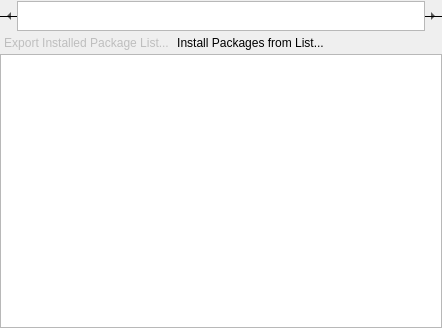
<?xml version="1.0" encoding="UTF-8"?>
<ui version="4.0">
 <class>BrowseView</class>
 <widget class="QWidget" name="BrowseView">
  <property name="geometry">
   <rect>
    <x>0</x>
    <y>0</y>
    <width>442</width>
    <height>328</height>
   </rect>
  </property>
  <layout class="QGridLayout" name="gridLayout">
   <property name="verticalSpacing">
    <number>0</number>
   </property>
   <property name="margin">
    <number>0</number>
   </property>
   <item row="0" column="0">
    <widget class="QFrame" name="categoryF">
     <property name="frameShape">
      <enum>QFrame::HLine</enum>
     </property>
     <property name="frameShadow">
      <enum>QFrame::Plain</enum>
     </property>
     <layout class="QHBoxLayout" name="horizontalLayout_2">
      <property name="spacing">
       <number>0</number>
      </property>
      <property name="margin">
       <number>0</number>
      </property>
      <item>
       <widget class="QToolButton" name="categoryMvLeft">
        <property name="enabled">
         <bool>true</bool>
        </property>
        <property name="sizePolicy">
         <sizepolicy hsizetype="Fixed" vsizetype="Preferred">
          <horstretch>0</horstretch>
          <verstretch>0</verstretch>
         </sizepolicy>
        </property>
        <property name="maximumSize">
         <size>
          <width>16</width>
          <height>16777215</height>
         </size>
        </property>
        <property name="autoRaise">
         <bool>true</bool>
        </property>
        <property name="arrowType">
         <enum>Qt::LeftArrow</enum>
        </property>
       </widget>
      </item>
      <item>
       <widget class="QListView" name="categoryView">
        <property name="sizePolicy">
         <sizepolicy hsizetype="Expanding" vsizetype="Maximum">
          <horstretch>0</horstretch>
          <verstretch>0</verstretch>
         </sizepolicy>
        </property>
        <property name="minimumSize">
         <size>
          <width>0</width>
          <height>30</height>
         </size>
        </property>
        <property name="verticalScrollBarPolicy">
         <enum>Qt::ScrollBarAlwaysOff</enum>
        </property>
        <property name="horizontalScrollBarPolicy">
         <enum>Qt::ScrollBarAlwaysOff</enum>
        </property>
        <property name="editTriggers">
         <set>QAbstractItemView::NoEditTriggers</set>
        </property>
        <property name="alternatingRowColors">
         <bool>true</bool>
        </property>
        <property name="textElideMode">
         <enum>Qt::ElideNone</enum>
        </property>
        <property name="flow">
         <enum>QListView::LeftToRight</enum>
        </property>
        <property name="spacing">
         <number>2</number>
        </property>
       </widget>
      </item>
      <item>
       <widget class="QToolButton" name="categoryMvRight">
        <property name="enabled">
         <bool>true</bool>
        </property>
        <property name="sizePolicy">
         <sizepolicy hsizetype="Fixed" vsizetype="Preferred">
          <horstretch>0</horstretch>
          <verstretch>0</verstretch>
         </sizepolicy>
        </property>
        <property name="maximumSize">
         <size>
          <width>16</width>
          <height>16777215</height>
         </size>
        </property>
        <property name="autoRaise">
         <bool>true</bool>
        </property>
        <property name="arrowType">
         <enum>Qt::RightArrow</enum>
        </property>
       </widget>
      </item>
     </layout>
    </widget>
   </item>
   <item row="1" column="0">
    <widget class="QFrame" name="installedF">
     <layout class="QHBoxLayout" name="horizontalLayout">
      <property name="spacing">
       <number>0</number>
      </property>
      <property name="margin">
       <number>0</number>
      </property>
      <item>
       <widget class="QPushButton" name="exportInstalledPB">
        <property name="enabled">
         <bool>false</bool>
        </property>
        <property name="text">
         <string>Export Installed Package List...</string>
        </property>
        <property name="flat">
         <bool>true</bool>
        </property>
       </widget>
      </item>
      <item>
       <widget class="QPushButton" name="importInstalledPB">
        <property name="text">
         <string>Install Packages from List...</string>
        </property>
        <property name="flat">
         <bool>true</bool>
        </property>
       </widget>
      </item>
      <item>
       <spacer name="horizontalSpacer">
        <property name="orientation">
         <enum>Qt::Horizontal</enum>
        </property>
        <property name="sizeHint" stdset="0">
         <size>
          <width>20</width>
          <height>20</height>
         </size>
        </property>
       </spacer>
      </item>
     </layout>
    </widget>
   </item>
   <item row="2" column="0">
    <widget class="QTreeView" name="packageView">
     <property name="contextMenuPolicy">
      <enum>Qt::CustomContextMenu</enum>
     </property>
     <property name="editTriggers">
      <set>QAbstractItemView::NoEditTriggers</set>
     </property>
     <property name="alternatingRowColors">
      <bool>true</bool>
     </property>
     <property name="iconSize">
      <size>
       <width>40</width>
       <height>24</height>
      </size>
     </property>
     <property name="verticalScrollMode">
      <enum>QAbstractItemView::ScrollPerPixel</enum>
     </property>
     <property name="rootIsDecorated">
      <bool>false</bool>
     </property>
     <property name="itemsExpandable">
      <bool>false</bool>
     </property>
     <property name="expandsOnDoubleClick">
      <bool>false</bool>
     </property>
    </widget>
   </item>
   <item row="3" column="0">
    <widget class="PackageDetails" name="packageDetails" native="true">
     <property name="maximumSize">
      <size>
       <width>16777215</width>
       <height>0</height>
      </size>
     </property>
    </widget>
   </item>
  </layout>
 </widget>
 <customwidgets>
  <customwidget>
   <class>PackageDetails</class>
   <extends>QWidget</extends>
   <header>PackageDetails.h</header>
   <container>1</container>
  </customwidget>
 </customwidgets>
 <resources/>
 <connections/>
</ui>
